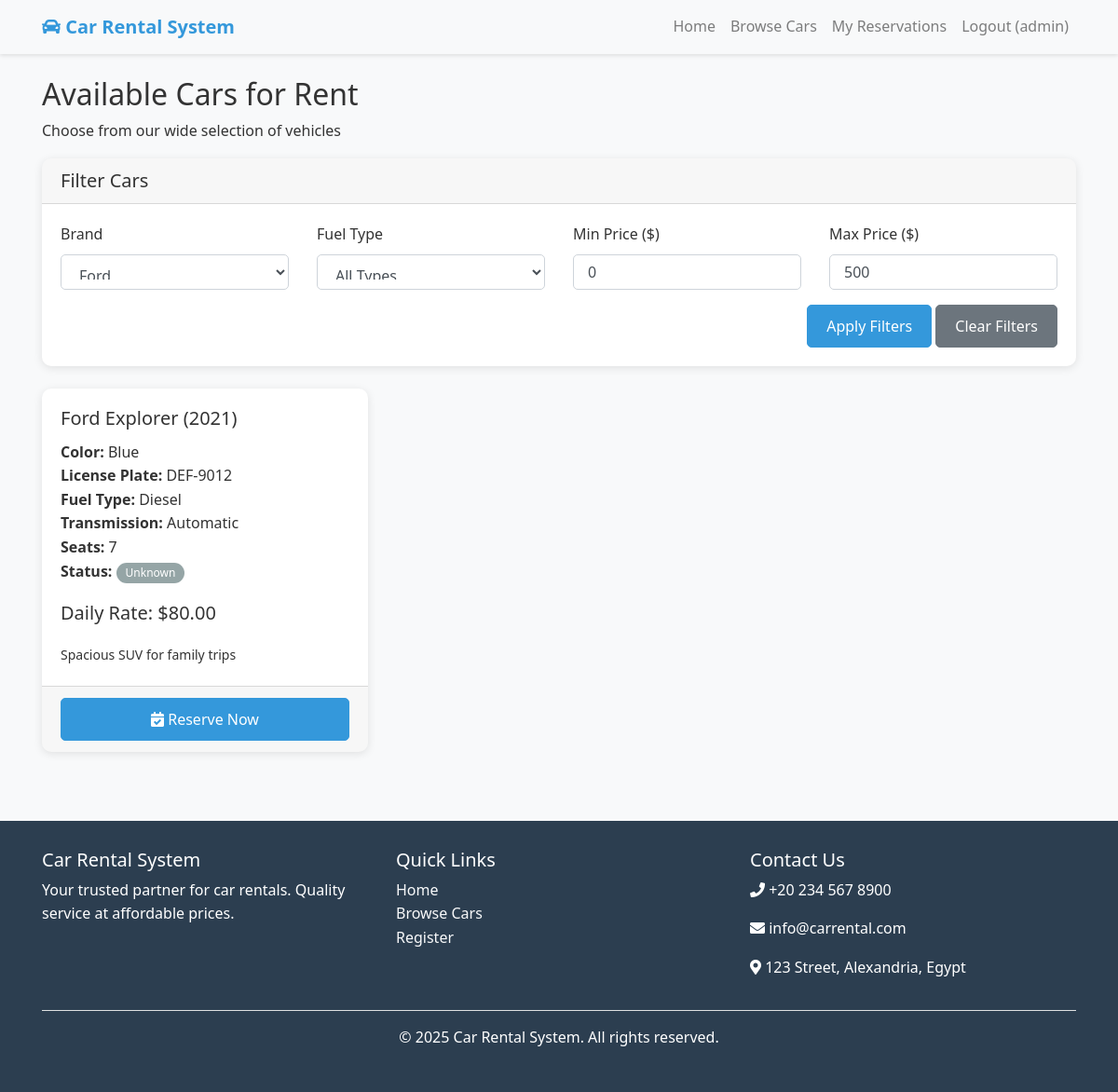
Screenshot of /browse_cars.php?brand=Ford (signed in) with the database file from the repository.
### tables this page shows
CREATE TABLE cars (
    id INT AUTO_INCREMENT PRIMARY KEY,
    brand VARCHAR(50) NOT NULL,
    model VARCHAR(50) NOT NULL,
    year INT NOT NULL,
    color VARCHAR(30),
    license_plate VARCHAR(20) UNIQUE NOT NULL,
    daily_rate DECIMAL(10,2) NOT NULL,
    status ENUM('available', 'rented', 'maintenance') DEFAULT 'available',
    fuel_type ENUM('petrol', 'diesel', 'electric', 'hybrid') DEFAULT 'petrol',
    transmission ENUM('automatic', 'manual') DEFAULT 'automatic',
    seats INT DEFAULT 5,
    image_url VARCHAR(255),
    description TEXT,
    created_at TIMESTAMP DEFAULT CURRENT_TIMESTAMP
);

### browse_cars.php (the view, shortened to what this page needs)
<?php
require_once '../includes/functions.php';
$conn = getConnection();
$brand_filter = isset($_GET['brand']) ? sanitize($_GET['brand']) : '';
$min_price = isset($_GET['min_price']) ? floatval($_GET['min_price']) : 0;
$max_price = isset($_GET['max_price']) ? floatval($_GET['max_price']) : 500;
$sql = "SELECT * FROM cars WHERE status = 'available'";
if (!empty($brand_filter)) {
    $sql .= " AND brand LIKE '%$brand_filter%'";
}
if ($max_price > 0) {
    $sql .= " AND daily_rate <= $max_price";
}
$sql .= " ORDER BY daily_rate ASC";
$result = mysqli_query($conn, $sql);
$brands_query = "SELECT DISTINCT brand FROM cars WHERE status = 'available' ORDER BY brand";
$brands_result = mysqli_query($conn, $brands_query);
require_once '../includes/header.php';
?>
<div class="row">
    <div class="col-md-12">
        <h2>Available Cars for Rent</h2>
        <p>Choose from our wide selection of vehicles</p>
    </div>
</div>
<div class="row mb-4">
    <div class="col-md-12">
        <div class="card">
            <div class="card-header">
                <h5 class="mb-0">Filter Cars</h5>
            </div>
            <div class="card-body">
                <form method="GET" action="">
                    <div class="row">
                        <div class="col-md-3">
                            <div class="form-group">
                                <label for="brand">Brand</label>
                                <select class="form-control" id="brand" name="brand">
                                    <?php while ($brand = mysqli_fetch_assoc($brands_result)): ?>
                                        <option value="<?php echo $brand['brand']; ?>"
                                            <?php echo ($brand_filter == $brand['brand']) ? 'selected' : ''; ?>>
                                            <?php echo $brand['brand']; ?>
                                        </option>
                                    <?php endwhile; ?>
                                </select>
                            </div>
                        </div>
                        <div class="col-md-3">
                            <div class="form-group">
                                <label for="fuel_type">Fuel Type</label>
                                <select class="form-control" id="fuel_type" name="fuel_type">
                                    <option value="">All Types</option>
                                </select>
                            </div>
                        </div>
                        <div class="col-md-3">
                            <div class="form-group">
                                <label for="min_price">Min Price ($)</label>
                                <input type="number" class="form-control" id="min_price" name="min_price"
                                       min="0" max="1000" value="<?php echo $min_price; ?>">
                            </div>
                        </div>
                        <div class="col-md-3">
                            <div class="form-group">
                                <label for="max_price">Max Price ($)</label>
                                <input type="number" class="form-control" id="max_price" name="max_price"
                                       min="0" max="1000" value="<?php echo $max_price; ?>">
                            </div>
                        </div>
                    </div>
                    <div class="row">
                        <div class="col-md-12 text-right">
                            <button type="submit" class="btn btn-primary">Apply Filters</button>
                            <a href="browse_cars.php" class="btn btn-secondary">Clear Filters</a>
                        </div>
                    </div>
                </form>
            </div>
        </div>
    </div>
</div>
<div class="row">
    <?php if (mysqli_num_rows($result) > 0): ?>
        <?php while ($car = mysqli_fetch_assoc($result)): ?>
        <div class="col-md-4 mb-4">
            <div class="card h-100">
                <div class="card-body">
                    <h5 class="card-title"><?php echo $car['brand'] . ' ' . $car['model']; ?> (<?php echo $car['year']; ?>)</h5>
                    <p class="card-text">
                        <strong>Color:</strong> <?php echo $car['color']; ?><br>
                        <strong>License Plate:</strong> <?php echo $car['license_plate']; ?><br>
                        <strong>Fuel Type:</strong> <?php echo ucfirst($car['fuel_type']); ?><br>
                        <strong>Transmission:</strong> <?php echo ucfirst($car['transmission']); ?><br>
                        <strong>Seats:</strong> <?php echo $car['seats']; ?><br>
                        <strong>Status:</strong> <?php echo getCarStatusBadge($car['status']); ?>
                    </p>
                    <p class="lead">
                        <strong>Daily Rate: $<?php echo $car['daily_rate']; ?></strong>
                    </p>
                    <?php if (!empty($car['description'])): ?>
                        <p class="card-text"><small><?php echo $car['description']; ?></small></p>
                    <?php endif; ?>
                </div>
                <div class="card-footer">
                    <a href="reserve_car.php?car_id=<?php echo $car['id']; ?>" class="btn btn-primary btn-block">
                        <i class="fas fa-calendar-check"></i> Reserve Now
                    </a>
                </div>
            </div>
        </div>
        <?php endwhile; ?>
    <?php endif; ?>
</div>
<?php
require_once '../includes/footer.php';
?>

### functions.php (shortened to what this page needs)
<?php
function sanitize($data) {
    $conn = getConnection();
    $data = trim($data);
    $data = stripslashes($data);
    $data = htmlspecialchars($data);
    $data = mysqli_real_escape_string($conn, $data);
    return $data;
}
function getCarStatusBadge($status) {
    $badges = [
        'available' => '<span class="badge badge-success">Available</span>',
        'rented' => '<span class="badge badge-danger">Rented</span>',
        'maintenance' => '<span class="badge badge-warning">Maintenance</span>'
    ];
    return $badges[$status] ?? '<span class="badge badge-secondary">Unknown</span>';
}
?>

### style.css (style rules this page uses)
body { font-family: 'Segoe UI', Tahoma, Geneva, Verdana, sans-serif; line-height: 1.6; color: #333; background-color: #f8f9fa; }
.card { border-radius: 10px; overflow: hidden; transition: all 0.3s ease; }
.btn { border-radius: 5px; padding: 10px 20px; font-weight: 500; }
.btn-primary { background-color: #3498db; border-color: #3498db; }
.badge { font-weight: 500; padding: 5px 10px; }
.form-control { border-radius: 5px; padding: 10px 15px; }

### rows the page displays
cars: brand "Ford", model "Explorer", year "2021", color "Blue", license_plate "DEF-9012", fuel_type "Diesel", transmission "Automatic", seats "7", status "Unknown", daily_rate "80.00", description "Spacious SUV for family trips"

### other values shown
$_SESSION['customer_name'] "admin"
form field brand "Ford"
